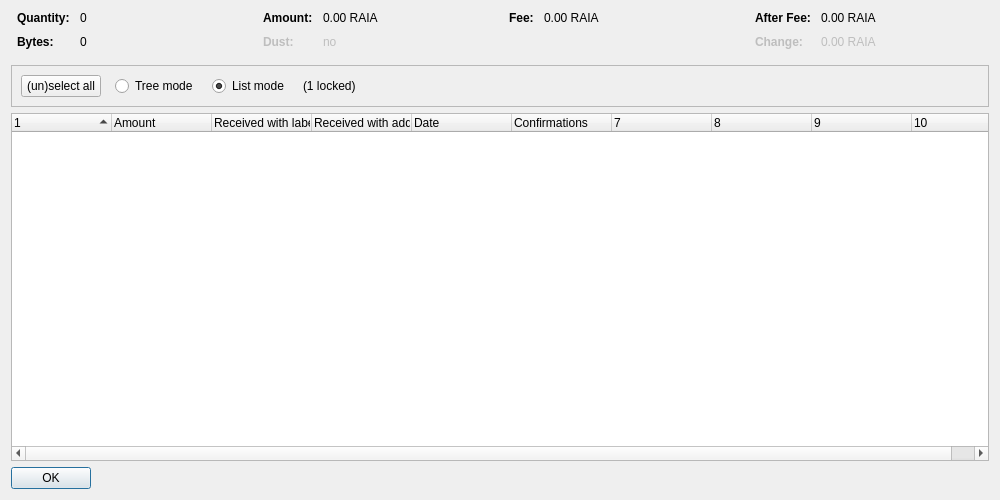
<?xml version="1.0" encoding="UTF-8"?>
<ui version="4.0">
 <class>CoinControlDialog</class>
 <widget class="QDialog" name="CoinControlDialog">
  <property name="geometry">
   <rect>
    <x>0</x>
    <y>0</y>
    <width>1000</width>
    <height>500</height>
   </rect>
  </property>
  <property name="windowTitle">
   <string>Coin Selection</string>
  </property>
  <layout class="QVBoxLayout" name="verticalLayout">
   <item>
    <layout class="QHBoxLayout" name="horizontalLayoutTop" stretch="0,0,0,0">
     <property name="topMargin">
      <number>0</number>
     </property>
     <property name="bottomMargin">
      <number>10</number>
     </property>
     <item>
      <layout class="QFormLayout" name="formLayoutCoinControl1">
       <property name="horizontalSpacing">
        <number>10</number>
       </property>
       <property name="verticalSpacing">
        <number>10</number>
       </property>
       <property name="leftMargin">
        <number>6</number>
       </property>
       <property name="rightMargin">
        <number>6</number>
       </property>
       <item row="0" column="0">
        <widget class="QLabel" name="labelCoinControlQuantityText">
         <property name="font">
          <font>
           <weight>75</weight>
           <bold>true</bold>
          </font>
         </property>
         <property name="text">
          <string>Quantity:</string>
         </property>
        </widget>
       </item>
       <item row="0" column="1">
        <widget class="QLabel" name="labelCoinControlQuantity">
         <property name="cursor">
          <cursorShape>IBeamCursor</cursorShape>
         </property>
         <property name="contextMenuPolicy">
          <enum>Qt::ActionsContextMenu</enum>
         </property>
         <property name="text">
          <string notr="true">0</string>
         </property>
         <property name="textInteractionFlags">
          <set>Qt::LinksAccessibleByMouse|Qt::TextSelectableByKeyboard|Qt::TextSelectableByMouse</set>
         </property>
        </widget>
       </item>
       <item row="1" column="0">
        <widget class="QLabel" name="labelCoinControlBytesText">
         <property name="font">
          <font>
           <weight>75</weight>
           <bold>true</bold>
          </font>
         </property>
         <property name="text">
          <string>Bytes:</string>
         </property>
        </widget>
       </item>
       <item row="1" column="1">
        <widget class="QLabel" name="labelCoinControlBytes">
         <property name="cursor">
          <cursorShape>IBeamCursor</cursorShape>
         </property>
         <property name="contextMenuPolicy">
          <enum>Qt::ActionsContextMenu</enum>
         </property>
         <property name="text">
          <string notr="true">0</string>
         </property>
         <property name="textInteractionFlags">
          <set>Qt::LinksAccessibleByMouse|Qt::TextSelectableByKeyboard|Qt::TextSelectableByMouse</set>
         </property>
        </widget>
       </item>
      </layout>
     </item>
     <item>
      <layout class="QFormLayout" name="formLayoutCoinControl2">
       <property name="horizontalSpacing">
        <number>10</number>
       </property>
       <property name="verticalSpacing">
        <number>10</number>
       </property>
       <property name="leftMargin">
        <number>6</number>
       </property>
       <property name="rightMargin">
        <number>6</number>
       </property>
       <item row="0" column="0">
        <widget class="QLabel" name="labelCoinControlAmountText">
         <property name="font">
          <font>
           <weight>75</weight>
           <bold>true</bold>
          </font>
         </property>
         <property name="text">
          <string>Amount:</string>
         </property>
        </widget>
       </item>
       <item row="0" column="1">
        <widget class="QLabel" name="labelCoinControlAmount">
         <property name="cursor">
          <cursorShape>IBeamCursor</cursorShape>
         </property>
         <property name="contextMenuPolicy">
          <enum>Qt::ActionsContextMenu</enum>
         </property>
         <property name="text">
          <string notr="true">0.00 RAIA</string>
         </property>
         <property name="textInteractionFlags">
          <set>Qt::LinksAccessibleByMouse|Qt::TextSelectableByKeyboard|Qt::TextSelectableByMouse</set>
         </property>
        </widget>
       </item>
       <item row="1" column="0">
        <widget class="QLabel" name="labelCoinControlLowOutputText">
         <property name="enabled">
          <bool>false</bool>
         </property>
         <property name="font">
          <font>
           <weight>75</weight>
           <bold>true</bold>
          </font>
         </property>
         <property name="text">
          <string>Dust:</string>
         </property>
        </widget>
       </item>
       <item row="1" column="1">
        <widget class="QLabel" name="labelCoinControlLowOutput">
         <property name="enabled">
          <bool>false</bool>
         </property>
         <property name="cursor">
          <cursorShape>IBeamCursor</cursorShape>
         </property>
         <property name="contextMenuPolicy">
          <enum>Qt::ActionsContextMenu</enum>
         </property>
         <property name="text">
          <string notr="true">no</string>
         </property>
         <property name="textInteractionFlags">
          <set>Qt::LinksAccessibleByMouse|Qt::TextSelectableByKeyboard|Qt::TextSelectableByMouse</set>
         </property>
        </widget>
       </item>
      </layout>
     </item>
     <item>
      <layout class="QFormLayout" name="formLayoutCoinControl3">
       <property name="horizontalSpacing">
        <number>10</number>
       </property>
       <property name="verticalSpacing">
        <number>10</number>
       </property>
       <property name="leftMargin">
        <number>6</number>
       </property>
       <property name="rightMargin">
        <number>6</number>
       </property>
       <item row="0" column="0">
        <widget class="QLabel" name="labelCoinControlFeeText">
         <property name="font">
          <font>
           <weight>75</weight>
           <bold>true</bold>
          </font>
         </property>
         <property name="text">
          <string>Fee:</string>
         </property>
        </widget>
       </item>
       <item row="0" column="1">
        <widget class="QLabel" name="labelCoinControlFee">
         <property name="cursor">
          <cursorShape>IBeamCursor</cursorShape>
         </property>
         <property name="contextMenuPolicy">
          <enum>Qt::ActionsContextMenu</enum>
         </property>
         <property name="text">
          <string notr="true">0.00 RAIA</string>
         </property>
         <property name="textInteractionFlags">
          <set>Qt::LinksAccessibleByMouse|Qt::TextSelectableByKeyboard|Qt::TextSelectableByMouse</set>
         </property>
        </widget>
       </item>
      </layout>
     </item>
     <item>
      <layout class="QFormLayout" name="formLayoutCoinControl4">
       <property name="horizontalSpacing">
        <number>10</number>
       </property>
       <property name="verticalSpacing">
        <number>10</number>
       </property>
       <property name="leftMargin">
        <number>6</number>
       </property>
       <property name="rightMargin">
        <number>6</number>
       </property>
       <item row="0" column="0">
        <widget class="QLabel" name="labelCoinControlAfterFeeText">
         <property name="font">
          <font>
           <weight>75</weight>
           <bold>true</bold>
          </font>
         </property>
         <property name="text">
          <string>After Fee:</string>
         </property>
        </widget>
       </item>
       <item row="0" column="1">
        <widget class="QLabel" name="labelCoinControlAfterFee">
         <property name="cursor">
          <cursorShape>IBeamCursor</cursorShape>
         </property>
         <property name="contextMenuPolicy">
          <enum>Qt::ActionsContextMenu</enum>
         </property>
         <property name="text">
          <string notr="true">0.00 RAIA</string>
         </property>
         <property name="textInteractionFlags">
          <set>Qt::LinksAccessibleByMouse|Qt::TextSelectableByKeyboard|Qt::TextSelectableByMouse</set>
         </property>
        </widget>
       </item>
       <item row="1" column="0">
        <widget class="QLabel" name="labelCoinControlChangeText">
         <property name="enabled">
          <bool>false</bool>
         </property>
         <property name="font">
          <font>
           <weight>75</weight>
           <bold>true</bold>
          </font>
         </property>
         <property name="text">
          <string>Change:</string>
         </property>
        </widget>
       </item>
       <item row="1" column="1">
        <widget class="QLabel" name="labelCoinControlChange">
         <property name="enabled">
          <bool>false</bool>
         </property>
         <property name="cursor">
          <cursorShape>IBeamCursor</cursorShape>
         </property>
         <property name="contextMenuPolicy">
          <enum>Qt::ActionsContextMenu</enum>
         </property>
         <property name="text">
          <string notr="true">0.00 RAIA</string>
         </property>
         <property name="textInteractionFlags">
          <set>Qt::LinksAccessibleByMouse|Qt::TextSelectableByKeyboard|Qt::TextSelectableByMouse</set>
         </property>
        </widget>
       </item>
      </layout>
     </item>
    </layout>
   </item>
   <item>
    <widget class="QFrame" name="frame">
     <property name="minimumSize">
      <size>
       <width>0</width>
       <height>40</height>
      </size>
     </property>
     <property name="frameShape">
      <enum>QFrame::StyledPanel</enum>
     </property>
     <property name="frameShadow">
      <enum>QFrame::Sunken</enum>
     </property>
     <layout class="QHBoxLayout" name="horizontalLayout">
      <item>
       <layout class="QHBoxLayout" name="horizontalLayoutPanel" stretch="0,0,0,0,0">
        <property name="spacing">
         <number>14</number>
        </property>
        <item>
         <widget class="QPushButton" name="pushButtonSelectAll">
          <property name="sizePolicy">
           <sizepolicy hsizetype="Maximum" vsizetype="Fixed">
            <horstretch>0</horstretch>
            <verstretch>0</verstretch>
           </sizepolicy>
          </property>
          <property name="text">
           <string>(un)select all</string>
          </property>
          <property name="autoDefault">
           <bool>false</bool>
          </property>
         </widget>
        </item>
        <item>
         <widget class="QRadioButton" name="radioTreeMode">
          <property name="sizePolicy">
           <sizepolicy hsizetype="Maximum" vsizetype="Fixed">
            <horstretch>0</horstretch>
            <verstretch>0</verstretch>
           </sizepolicy>
          </property>
          <property name="text">
           <string>Tree mode</string>
          </property>
         </widget>
        </item>
        <item>
         <widget class="QRadioButton" name="radioListMode">
          <property name="sizePolicy">
           <sizepolicy hsizetype="Maximum" vsizetype="Fixed">
            <horstretch>0</horstretch>
            <verstretch>0</verstretch>
           </sizepolicy>
          </property>
          <property name="text">
           <string>List mode</string>
          </property>
          <property name="checked">
           <bool>true</bool>
          </property>
         </widget>
        </item>
        <item>
         <widget class="QLabel" name="labelLocked">
          <property name="text">
           <string notr="true">(1 locked)</string>
          </property>
         </widget>
        </item>
        <item>
         <spacer name="horizontalSpacer">
          <property name="orientation">
           <enum>Qt::Horizontal</enum>
          </property>
          <property name="sizeHint" stdset="0">
           <size>
            <width>40</width>
            <height>20</height>
           </size>
          </property>
         </spacer>
        </item>
       </layout>
      </item>
     </layout>
    </widget>
   </item>
   <item>
    <widget class="CoinControlTreeWidget" name="treeWidget">
     <property name="contextMenuPolicy">
      <enum>Qt::CustomContextMenu</enum>
     </property>
     <property name="sortingEnabled">
      <bool>false</bool>
     </property>
     <property name="columnCount">
      <number>10</number>
     </property>
     <attribute name="headerShowSortIndicator" stdset="0">
      <bool>true</bool>
     </attribute>
     <attribute name="headerStretchLastSection">
      <bool>false</bool>
     </attribute>
     <column>
      <property name="text">
       <string/>
      </property>
     </column>
     <column>
      <property name="text">
       <string>Amount</string>
      </property>
     </column>
     <column>
      <property name="text">
       <string>Received with label</string>
      </property>
     </column>
     <column>
      <property name="text">
       <string>Received with address</string>
      </property>
     </column>
     <column>
      <property name="text">
       <string>Date</string>
      </property>
     </column>
     <column>
      <property name="text">
       <string>Confirmations</string>
      </property>
      <property name="toolTip">
       <string>Confirmed</string>
      </property>
     </column>
     <column>
      <property name="text">
       <string/>
      </property>
     </column>
     <column>
      <property name="text">
       <string/>
      </property>
     </column>
     <column>
      <property name="text">
       <string/>
      </property>
     </column>
     <column>
      <property name="text">
       <string/>
      </property>
     </column>
    </widget>
   </item>
   <item>
    <widget class="QDialogButtonBox" name="buttonBox">
     <property name="sizePolicy">
      <sizepolicy hsizetype="Maximum" vsizetype="Fixed">
       <horstretch>0</horstretch>
       <verstretch>0</verstretch>
      </sizepolicy>
     </property>
     <property name="orientation">
      <enum>Qt::Horizontal</enum>
     </property>
     <property name="standardButtons">
      <set>QDialogButtonBox::Ok</set>
     </property>
    </widget>
   </item>
  </layout>
 </widget>
 <customwidgets>
  <customwidget>
   <class>CoinControlTreeWidget</class>
   <extends>QTreeWidget</extends>
   <header>coincontroltreewidget.h</header>
  </customwidget>
 </customwidgets>
 <resources/>
 <connections/>
</ui>
